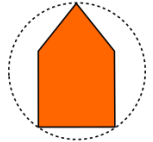
#> input picture 5- shapes/templates/casa.png, 153 x 142 px, given in place of the camera
$ python teste0.py
#> lines starting #> are read from the running program, lines starting #| are printed output that depends on the picture; after the words box and inside, x2 and y2 are one past the last pixel; in counts of white or black regions, pixels touching at a corner belong together
#> further down, frame is the input picture: shape (142, 153, 3); mean B, G, R 159.1, 193.6, 245.5
import cv2
import numpy as np

def detect_shapes(image):
    gray = cv2.cvtColor(image, cv2.COLOR_BGR2GRAY)
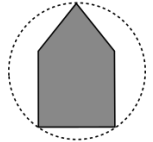
#> gray: shape (142, 153); min 0, max 255, mean 205.2
    blurred = cv2.GaussianBlur(gray, (5, 5), 0)
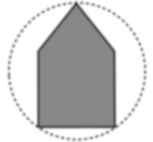
#> blurred: shape (142, 153); min 63, max 255, mean 205.2

    # Aplicar detecção de bordas
    edges = cv2.Canny(blurred, 50, 150)
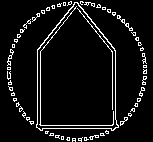
#> edges: shape (142, 153); 7.1% white in thin lines or dots

    # Encontrar contornos
    contours, _ = cv2.findContours(edges, cv2.RETR_EXTERNAL, cv2.CHAIN_APPROX_SIMPLE)
#> contours = 57 contours, 54 with area under 20; largest, box (x1, y1, x2, y2) and area: (36, 2, 119, 131) 8060, (117, 15, 133, 31) 32, (7, 49, 14, 66) 25
    height, width = image.shape[:2]
#> height = 142; width = 153

    for contour in contours:
        approx = cv2.approxPolyDP(contour, 0.02 * cv2.arcLength(contour, True), True)
        x, y, w, h = cv2.boundingRect(approx)

        # Determinar a posição na imagem
        center_x, center_y = x + w // 2, y + h // 2
        position = ""
        if center_x < width * 0.33:
            position = "Esquerda"
        elif center_x > width * 0.66:
            position = "Direita"
        else:
            position = "Centro"

        if center_y < height * 0.33:
            position += " - Superior"
        elif center_y > height * 0.66:
            position += " - Inferior"
        else:
            position += " - Meio"

        # Identificar a forma
        shape = "Desconhecido"
        num_sides = len(approx)
        if num_sides == 3:
            shape = "Triângulo"
        elif num_sides == 4:
            aspect_ratio = w / float(h)
            if 0.9 < aspect_ratio < 1.1:
                shape = "Quadrado"
            else:
                shape = "Retângulo"
        elif num_sides == 5:
            shape = "Pentágono"
        elif num_sides == 6:
            shape = "Hexágono"
        elif num_sides > 6:
            shape = "Círculo"

        # Desenhar e mostrar informações na imagem
        cv2.drawContours(image, [approx], -1, (0, 255, 0), 2)
        cv2.putText(
            image, f"{shape}, {position}",
            (x, y - 10),
            cv2.FONT_HERSHEY_SIMPLEX,
            0.5, (255, 255, 255), 2
        )
#> this loop made 57 passes
#> (approx, x, y, w, h, center_x, center_y, position) on passes 5, 30, 31, 35, 48, 55: ([[61, 136], [61, 139], [63, 139], [63, 136]], 61, 136, 3, 4, 62, 138, 'Centro - Inferior'), ([[7, 67], [7, 69], [10, 69], [10, 67]], 7, 67, 4, 3, 9, 68, 'Esquerda - Meio'), ([[143, 65], [143, 67], [146, 67], [146, 65]], 143, 65, 4, 3, 145, 66, 'Direita - Meio'), ([[12, 44], [12, 47], [14, 47], [14, 44]], 12, 44, 3, 4, 13, 46, 'Esquerda - Superior'), ([[102, 7], [102, 9], [105, 9], [105, 7]], 102, 7, 4, 3, 104, 8, 'Direita - Superior'), ([[63, 2], [63, 5], [65, 5], [65, 2]], 63, 2, 3, 4, 64, 4, 'Centro - Superior')
#> (x, y, w, h, center_x, center_y, position, shape) on passes 1, 2, 3, 4, 6, 7: (72, 138, 4, 4, 74, 140, 'Centro - Inferior', 'Hexágono'), (84, 137, 5, 4, 86, 139, 'Centro - Inferior', 'Círculo'), (78, 137, 5, 5, 80, 139, 'Centro - Inferior', 'Círculo'), (66, 137, 4, 4, 68, 139, 'Centro - Inferior', 'Hexágono'), (89, 135, 10, 5, 94, 137, 'Centro - Inferior', 'Círculo'), (55, 135, 5, 4, 57, 137, 'Centro - Inferior', 'Círculo')
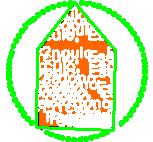
#> image: shape (142, 153, 3); mean B, G, R 192.7, 239.8, 217

    return image

# Captura da webcam
cap = cv2.VideoCapture(0)

# Cria uma única janela nomeada antes do loop
cv2.namedWindow('Shapes', cv2.WINDOW_NORMAL)

while True:
    ret, frame = cap.read()
    if not ret:
        break

    result = detect_shapes(frame)
    cv2.imshow("Shapes", result)

    if cv2.waitKey(1) & 0xFF == ord('q'):
#> (key q is pressed here)
        break

cap.release()
cv2.destroyAllWindows()

$ run again, on 5- shapes/templates/cruz.png
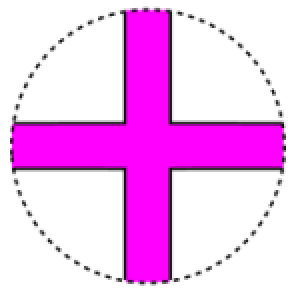
#> input picture 5- shapes/templates/cruz.png, 144 x 146 px, given in place of the camera (shown 2 times larger)
#> frame is the input picture: shape (146, 144, 3); mean B, G, R 243.5, 179.6, 243.5
#> in detect_shapes, `edges = cv2.Canny(blurred, 50, 150)`:
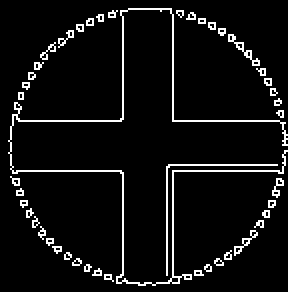
#> edges: shape (146, 144) (shown 2 times larger); 6.2% white in thin lines or dots
#> contours = 45 contours, 42 with area under 20; largest, box (x1, y1, x2, y2) and area: (4, 4, 144, 143) 54, (114, 17, 130, 33) 33, (117, 115, 129, 128) 26
#> the loop in detect_shapes, `for contour in contours:` made 45 passes
#> (approx, x, y, w, h, center_x, center_y, position) on passes 23, 26, 39: ([[138, 82], [84, 82], [83, 137], [83, 84]], 83, 82, 56, 56, 111, 110, 'Direita - Inferior'), ([[9, 46], [9, 49], [11, 49], [11, 46]], 9, 46, 3, 4, 10, 48, 'Esquerda - Superior'), ([[99, 9], [99, 11], [102, 11], [102, 9]], 99, 9, 4, 3, 101, 10, 'Direita - Superior')
#> after the loop in detect_shapes, `for contour in contours:`:
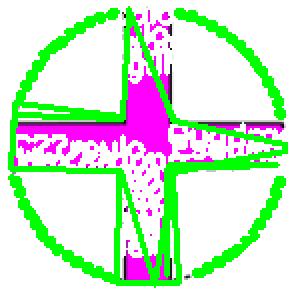
#> image: shape (146, 144, 3) (shown 2 times larger); mean B, G, R 206, 230.2, 206

$ run again, on 5- shapes/templates/estrela.png
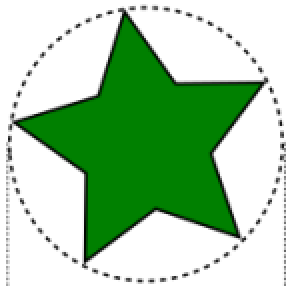
#> input picture 5- shapes/templates/estrela.png, 143 x 143 px, given in place of the camera (shown 2 times larger)
#> frame is the input picture: shape (143, 143, 3); mean B, G, R 165.5, 204.2, 165.5
#> in detect_shapes, `edges = cv2.Canny(blurred, 50, 150)`:
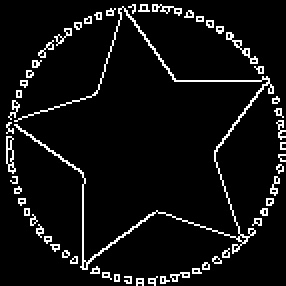
#> edges: shape (143, 143) (shown 2 times larger); 6.5% white in thin lines or dots
#> contours = 55 contours, 51 with area under 20; largest, box (x1, y1, x2, y2) and area: (7, 3, 137, 135) 151, (3, 68, 8, 87) 44, (113, 16, 129, 32) 32, (76, 2, 91, 8) 22
#> the loop in detect_shapes, `for contour in contours:` made 55 passes
#> (approx, x, y, w, h, center_x, center_y, position) on passes 5, 21, 36, 47: ([[57, 137], [57, 140], [59, 140], [59, 137]], 57, 137, 3, 4, 58, 139, 'Centro - Inferior'), ([[12, 104], [12, 107], [14, 107], [14, 104]], 12, 104, 3, 4, 13, 106, 'Esquerda - Inferior'), ([[8, 45], [8, 48], [10, 48], [10, 45]], 8, 45, 3, 4, 9, 47, 'Esquerda - Superior'), ([[98, 8], [98, 10], [101, 10], [101, 8]], 98, 8, 4, 3, 100, 9, 'Direita - Superior')
#> after the loop in detect_shapes, `for contour in contours:`:
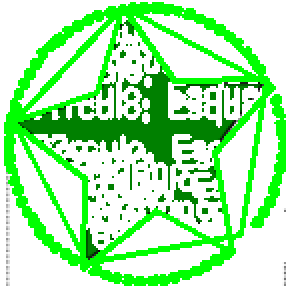
#> image: shape (143, 143, 3) (shown 2 times larger); mean B, G, R 170.4, 239.1, 170.4
